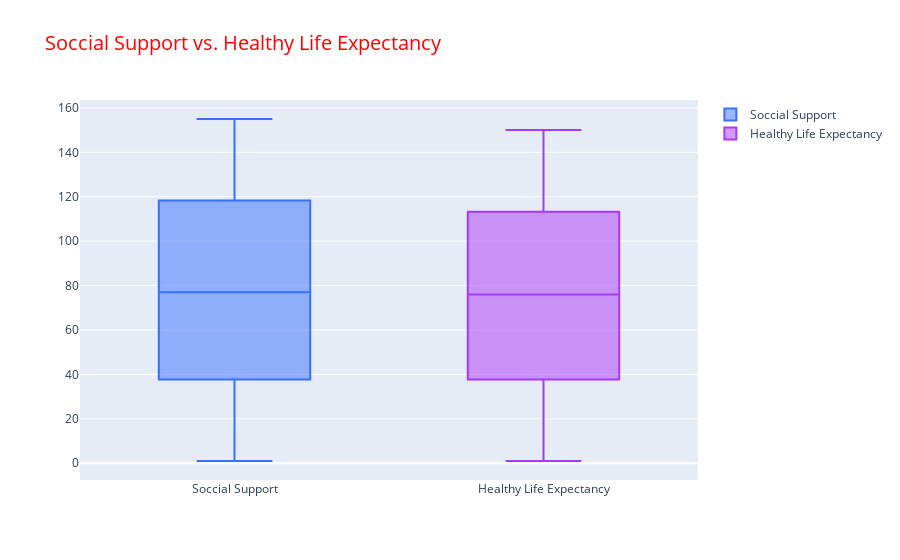

Write notebook code for a chart like this one.
### Markdown cell above
<font color='red'>
# Box Plots
<font color='blue'>
Visualize countries according to their Social support and Healthy life expectancy

### Code cell
trace1 = go.Box(
    y = df["Social support"],
    name = "Soccial Support",
    marker = dict(color = "rgb(56, 112, 255)")
)
trace2 = go.Box(
    y = df["Healthy life expectancy"],
    name = "Healthy Life Expectancy",
    marker = dict(color = "rgb(170, 56, 252)")
)

layout = dict(
    title = go.layout.Title(
        text = "Soccial Support vs. Healthy Life Expectancy",
        font = dict(color = "red",size = 20)
    )
)

data = [trace1,trace2]
fig = go.Figure(data = data, layout = layout)
iplot(fig)

### Figure 1 — Plotly figure (JSON) as saved in the notebook; plotly's stock layout.template omitted (floating-point values rounded to 4 significant figures; data arrays with more than 128 entries replaced by an {"elided": "..."} marker saying what was removed)
{"data": [{"marker": {"color": "rgb(56, 112, 255)"}, "name": "Soccial Support", "type": "box", "y": {"elided": "149 int values"}}, {"marker": {"color": "rgb(170, 56, 252)"}, "name": "Healthy Life Expectancy", "type": "box", "y": {"elided": "149 int values"}}], "layout": {"title": {"font": {"color": "red", "size": 20}, "text": "Soccial Support vs. Healthy Life Expectancy"}}}
